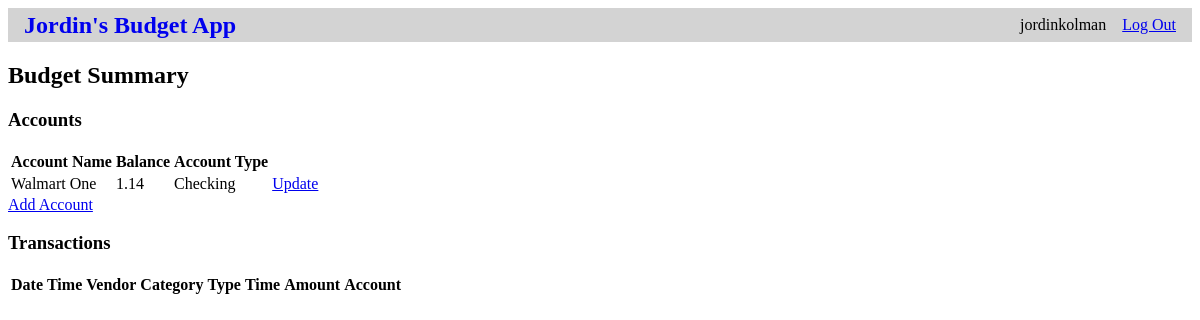
Page / (signed in) on the earlier database version.
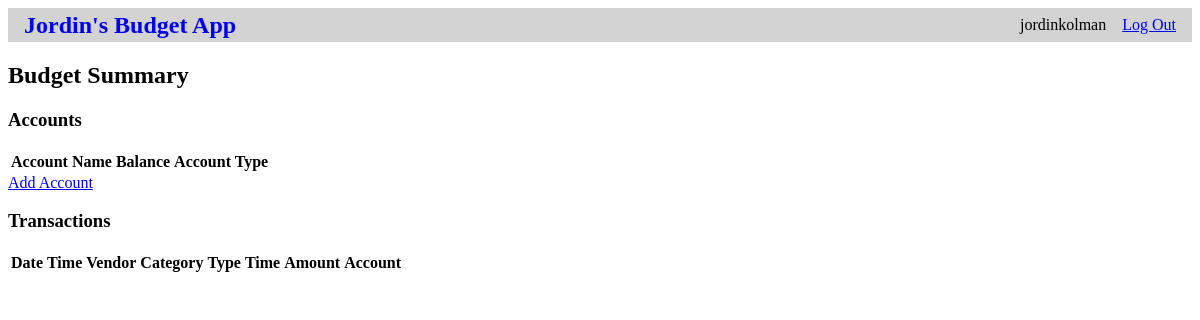
Same page on the later database version.
### tables this page shows
CREATE TABLE user (
    id INTEGER PRIMARY KEY AUTOINCREMENT,
    username TEXT UNIQUE NOT NULL,
    password TEXT NOT NULL
);

CREATE TABLE account (
    id INTEGER PRIMARY KEY AUTOINCREMENT,
    user_id INTEGER NOT NULL,
    name TEXT NOT NULL,
    balance REAL NOT NULL,
    account_type TEXT NOT NULL,
    FOREIGN KEY (user_id) REFERENCES user (id)
);

### budget_app/budget.py (the view)
@bp.route('/')
@login_required
def index():
    print(g)
    db = get_db()
    accounts = (db.execute(
        'SELECT id, name, balance, account_type FROM account WHERE user_id = ?',
        (g.user["id"],)
    ).fetchall())
    transactions = (db.execute(
        'SELECT date_occurred, time_occurred, v.name, c.name, ty.name, amount, a.name'
        ' FROM transactions t JOIN vendors v ON t.vendor_id = v.id'
        '  JOIN categories c ON t.category_id = c.id'
        '  JOIN types ty ON t.type_id = ty.id'
        '  JOIN account a ON t.account_id = a.id'
        '  WHERE t.user_id = ?',
        (g.user["id"],)
    ).fetchall())
    return render_template('budget/index.html', accounts=accounts, transactions=transactions)

### budget_app/auth.py (called while the page is built)
@bp.before_app_request
def load_logged_in_user():
    user_id = session.get('user_id')
    if user_id is None:
        g.user = None
    else:
        g.user = get_db().execute(
            'SELECT * FROM user WHERE id = ?', (user_id,)
        ).fetchone()

def login_required(view):
    @functools.wraps(view)
    def wrapped_view(**kwargs):
        if g.user is None:
            return redirect(url_for('auth.login'))
        return view(**kwargs)
    return wrapped_view

### budget_app/db.py (called while the page is built)
def get_db():
    if 'db' not in g:
        g.db = sqlite3.connect(
            current_app.config['DATABASE'],
            detect_types=sqlite3.PARSE_DECLTYPES
        )
        g.db.row_factory = sqlite3.Row
    return g.db

### budget_app/templates/budget/index.html (shortened to what this page needs)
{% extends 'base.html' %}
{% block header %}
    <h1>{% block title %}Budget Summary{% endblock %}</h1>
{% endblock %}
{% block content %}
    <div id="accounts">
        <h3>Accounts</h3>
        <table>
            <thead>
                <tr>
                    <th><span>Account Name</span></th>
                    <th><span>Balance</span></th>
                    <th><span>Account Type</span></th>
                </tr>
            </thead>
            <tbody>
                {% for account in accounts %}
                    <tr>
                        <td><span>{{ account['name'] }}</span></td>
                        <td><span>{{ account['balance'] }}</span></td>
                        <td><span>{{ account['account_type'] }}</span></td>
                        <td><a href='{{ account["id"] }}/update_account'>Update</a></td>
                    </tr>
                {% endfor %}
            </tbody>
        </table>
        <a href="./add_account">Add Account</a>
    </div>
    <div id="transactions">
        <h3>Transactions</h3>
        <table>
            <thead>
                <tr>
                    <th><span>Date</span></th>
                    <th><span>Time</span></th>
                    <th><span>Vendor</span></th>
                    <th><span>Category</span></th>
                    <th><span>Type</span></th>
                    <th><span>Time</span></th>
                    <th><span>Amount</span></th>
                    <th><span>Account</span></th>
                </tr>
            </thead>
        </table>
    </div>
{% endblock %}

### budget_app/templates/base.html (shortened to what this page needs)
<!DOCTYPE html>
<html lang="en">
<head>
    <link rel="stylesheet" href="{{ url_for('static', filename='style.css')}}">
</head>
<body>
    <nav>
        <h1><a href="./">Jordin's Budget App</a></h1>
        <ul>
            {% if g.user %}
                <li><span>{{ g.user['username'] }}</span></li>
                <li><a href="{{ url_for('auth.logout') }}">Log Out</a></li>
            {% else %}
                <li><a href="{{ url_for('auth.register') }}">Register</a></li>
                <li><a href="{{ url_for('auth.login') }}">Log In</a></li>
            {% endif %}
        </ul>
    </nav>
    <section class="content">
        <header>{% block header %}{% endblock %}</header>
        {% block content %}{% endblock %}
    </section>
</body>
</html>

### budget_app/static/style.css (style rules this page uses)
nav { background: lightgray; display: flex; align-items: center; padding: 0 0.5rem; }
nav h1 { flex: auto; margin: 0; }
nav h1 a { text-decoration: none; padding: 0.25rem 0.5rem; }
nav ul { display: flex; list-style: none; margin: 0; padding: 0; }
nav ul li a, nav ul li span, header .action { display: block; padding: 0.5rem; }

Differences in the rows shown:
removed account: name "Walmart One", balance "1.14", account_type "Checking"
